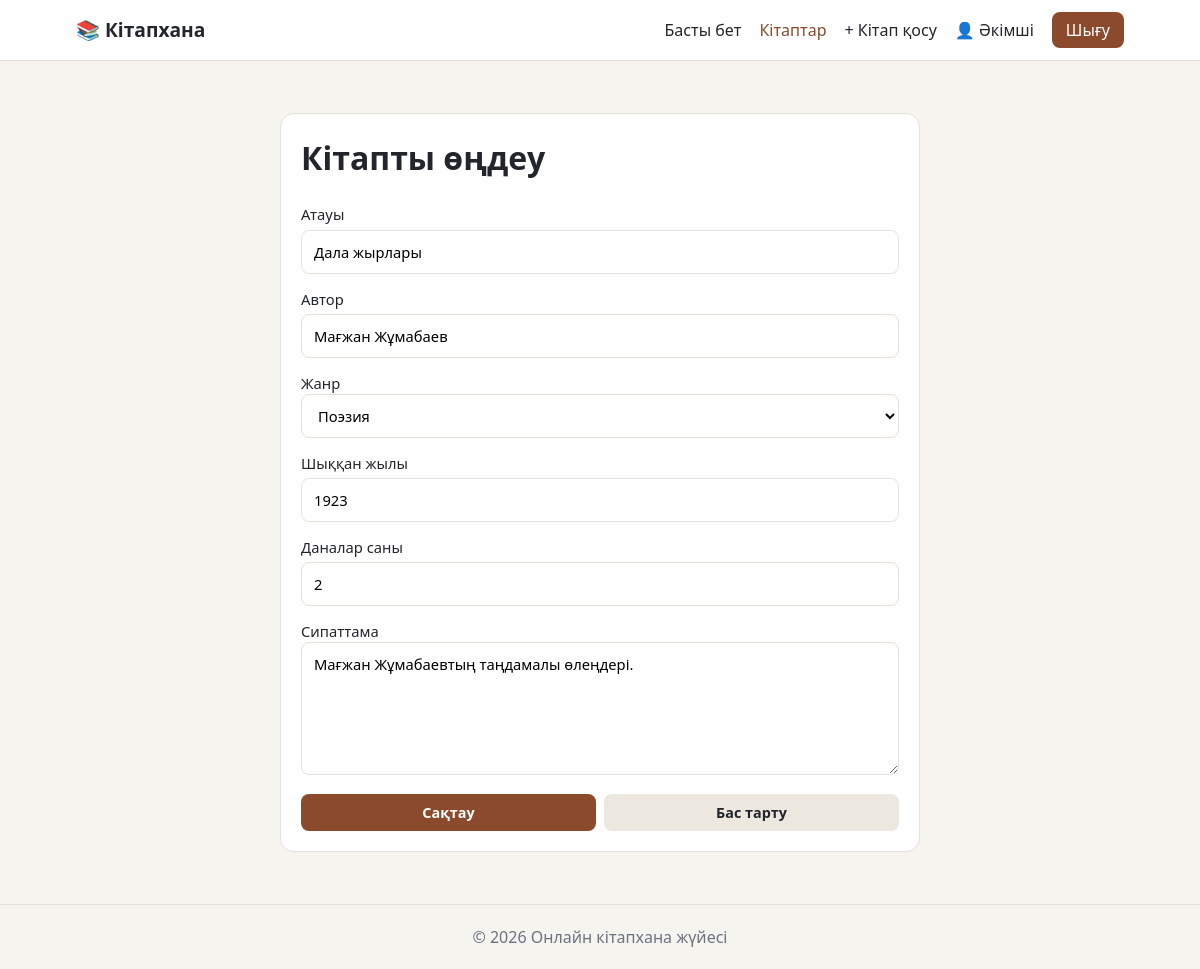
The app's page /book_edit.php?id=16 (signed in) with its own data.
### tables this page shows
CREATE TABLE books (
  id INT AUTO_INCREMENT PRIMARY KEY,
  title VARCHAR(200) NOT NULL,
  author VARCHAR(150) NOT NULL,
  genre_id INT NOT NULL,
  year SMALLINT,
  description TEXT,
  cover VARCHAR(255),
  copies INT NOT NULL DEFAULT 1,
  created_at TIMESTAMP NOT NULL DEFAULT CURRENT_TIMESTAMP,
  FOREIGN KEY (genre_id) REFERENCES genres(id)
);

CREATE TABLE genres (
  id INT AUTO_INCREMENT PRIMARY KEY,
  name VARCHAR(80) NOT NULL UNIQUE
);

### includes/functions.php (called while the page is built, shortened)
<?php
function e($s) {
    return htmlspecialchars((string)$s, ENT_QUOTES, 'UTF-8');
}
    ob_start(); ?>
<?php return ob_get_clean();
function get_genres($pdo) {
    return $pdo->query('SELECT id, name FROM genres ORDER BY name')->fetchAll();
}

### includes/book_form.php (the view, shortened to what this page needs)
<form method="post" action="<?= e($action) ?>" novalidate>
  <label>Атауы
    <input type="text" name="title" value="<?= e($book['title']) ?>" class="<?= isset($errors['title']) ? 'invalid' : '' ?>" required>
  </label>
  <label>Автор
    <input type="text" name="author" value="<?= e($book['author']) ?>" class="<?= isset($errors['author']) ? 'invalid' : '' ?>" required>
  </label>
  <label>Жанр
    <select name="genre_id" class="<?= isset($errors['genre_id']) ? 'invalid' : '' ?>">
      <?php foreach ($genres as $g): ?>
        <option value="<?= (int)$g['id'] ?>" <?= (int)$book['genre_id'] === (int)$g['id'] ? 'selected' : '' ?>><?= e($g['name']) ?></option>
      <?php endforeach; ?>
    </select>
  </label>
  <label>Шыққан жылы
    <input type="number" name="year" value="<?= e($book['year']) ?>" class="<?= isset($errors['year']) ? 'invalid' : '' ?>" required>
  </label>
  <label>Даналар саны
    <input type="number" name="copies" value="<?= e($book['copies']) ?>" class="<?= isset($errors['copies']) ? 'invalid' : '' ?>" required>
  </label>
  <label>Сипаттама
    <textarea name="description" rows="5" class="<?= isset($errors['description']) ? 'invalid' : '' ?>"><?= e($book['description']) ?></textarea>
  </label>
  <div class="btn-row">
    <button class="btn" type="submit"><?= e($buttonText) ?></button>
    <a class="btn btn-light" href="books.php">Бас тарту</a>
  </div>
</form>

### style.css (style rules this page uses)
:root { --bg:#f6f4ef; --card:#fff; --ink:#22252b; --muted:#6b7280; --accent:#8b4a2b; --accent-d:#6e3a21; --line:#e5e1d8; --soft:#f0e6d8; --err:#b42318; --ok:#1a7f4b; }
* { box-sizing:border-box }
body { margin:0;font-family:system-ui,-apple-system,"Segoe UI",Roboto,sans-serif;background:var(--bg);color:var(--ink);line-height:1.5 }
a { color:var(--accent) }
.btn { display:inline-block;background:var(--accent);color:#fff;border:0;padding:10px 20px;border-radius:8px;font:inherit;cursor:pointer;text-decoration:none }
.btn-light { background:#ece8df;color:var(--ink) }
input,select,textarea { width:100%;padding:10px 12px;border:1px solid var(--line);border-radius:8px;font:inherit;background:#fff }
label { display:block;margin-bottom:14px;font-size:.92rem }
label input { margin-top:4px }
.btn { font-weight:600;transition:background .15s,transform .1s }
.btn-row { display:flex;gap:8px;margin-top:12px }
.btn-row .btn { flex:1;text-align:center;padding:8px 10px;font-size:.9rem }
textarea { resize:vertical }

### records on screen
books: title "Дала жырлары", author "Мағжан Жұмабаев", genre_id "Поэзия", year "1923", copies "2", description "Мағжан Жұмабаевтың таңдамалы өлеңдері."

### other values on screen
$_SESSION['user_name'] "Әкімші"
$buttonText "Сақтау"
